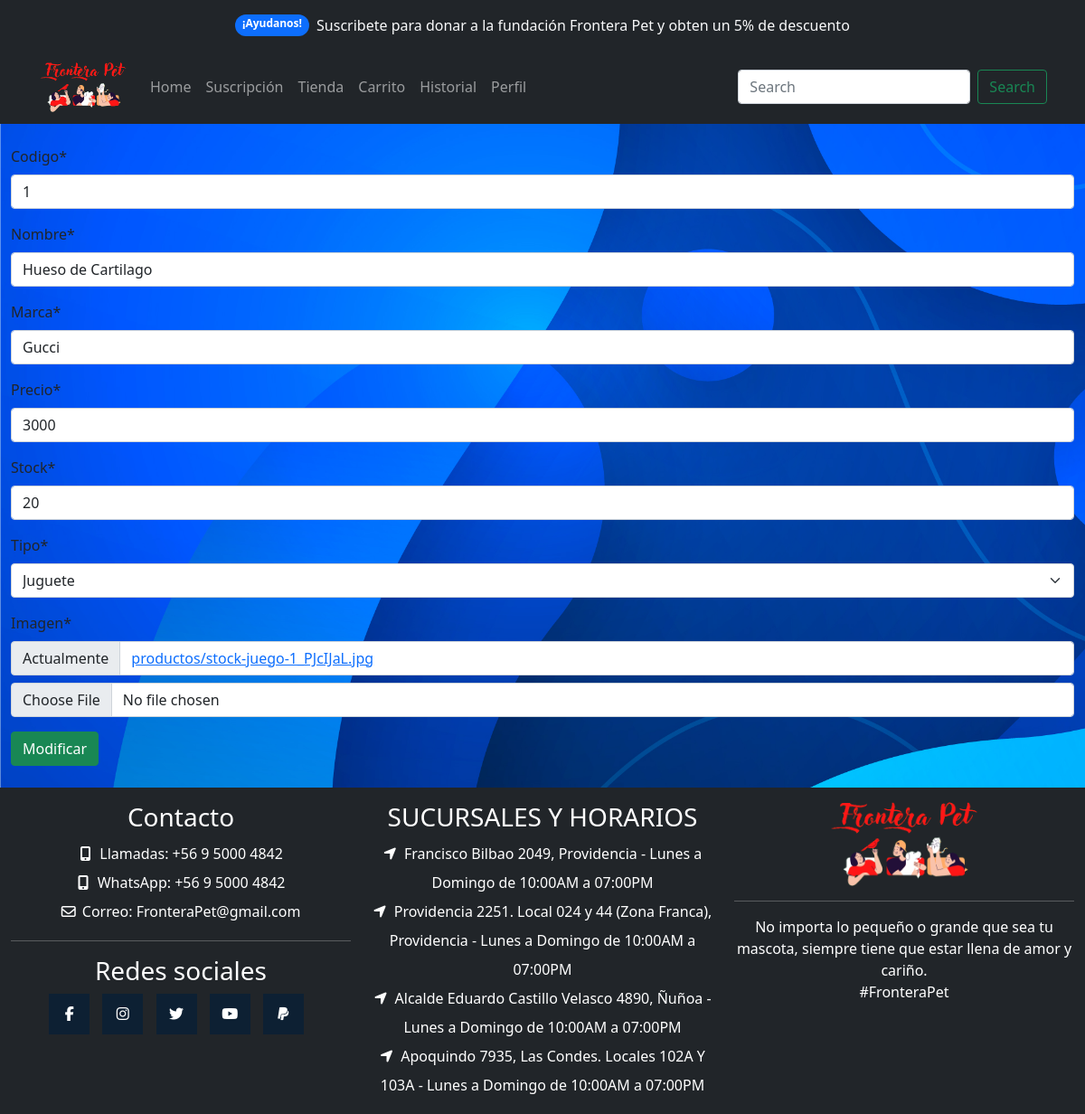
The app's page /modificarProducto/1/, older data.
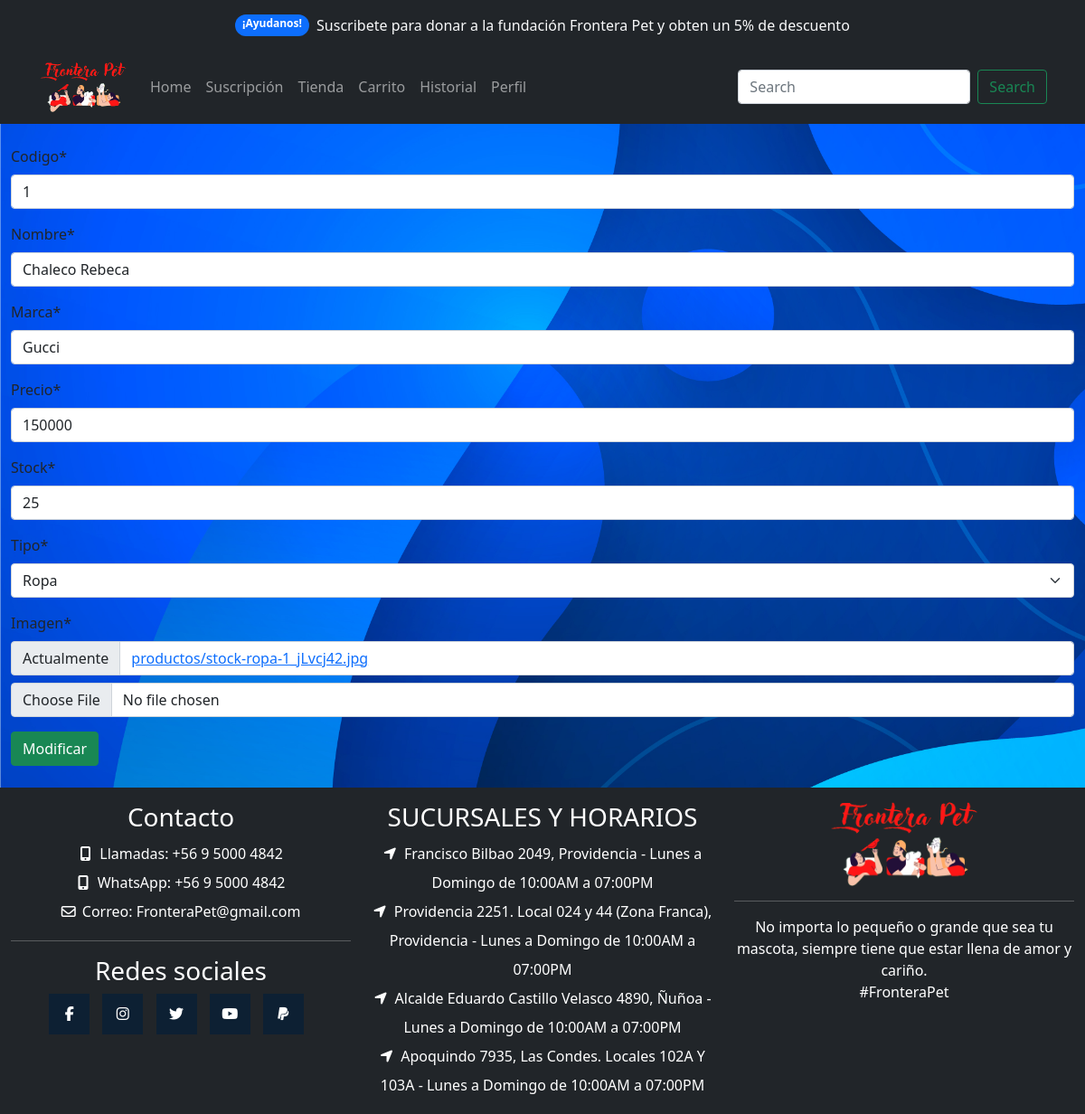
The same page, newer data.
### app/models.py (models this page shows, shortened)
class Producto(models.Model):
    codigo = models.IntegerField(null=False,primary_key=True)
    nombre = models.CharField(max_length=60)
    marca = models.CharField(max_length=60)
    precio = models.IntegerField()
    stock = models.IntegerField()
    tipo = models.ForeignKey(TipoProducto, on_delete=models.CASCADE)
    imagen = models.ImageField(upload_to="productos", null=True)
    created_at = models.DateField(auto_now_add=True)
    update_at = models.DateField(auto_now=True)
    class Meta:
        db_table = 'db_Producto'

class TipoProducto(models.Model):
    tipo = models.CharField(max_length=60)
    def __str__(self):
        return self.tipo
    class Meta:
        db_table = 'db_tipo_Producto'

### app/views.py (the view)
# urls.py: path('modificarProducto/<codigo>/', modificarProducto, name='modificarProducto'),
def modificarProducto(request, codigo):
    producto = Producto.objects.get(codigo=codigo)
    datos = {
        'form' : ProductoForm(instance=producto)
    }
    if request.method == 'POST':
        formulario = ProductoForm(request.POST, files=request.FILES, instance=producto)
        if formulario.is_valid():
            formulario.save()
            datos['mensaje'] = "Producto modificado correctamente!"
            datos['form'] = formulario
    return render(request, 'app/productos/modificarProducto.html', datos)

### app/forms.py
class ProductoForm (ModelForm):
    nombre = forms.CharField(min_length=10,max_length=20)
    precio = forms.IntegerField(min_value=400)
    class Meta:
        model = Producto
        fields = ['codigo','nombre','marca','precio','stock', 'tipo','imagen']

### app/templates/app/productos/modificarProducto.html (shortened to what this page needs)
{% extends 'app/base.html' %}
{% load static %}
{% load crispy_forms_tags %}
{% block contenido %}
<section class="py-4  osahan-main-body">
    <div class="container-fluid">
        <div class="row">
            <div class="col-lg-12">
                <form action="" method="POST" enctype="multipart/form-data">
                    <table>
                        {{ form | crispy }}
                    </table>
                    <input type="submit" value="Modificar" class="btn btn-success">
                </form>
            </div>
        </div>
    </div>
</section>
{% endblock %}

Row changes from the older to the newer data that the page shows:
changed Producto "Gucci": nombre "Hueso de Cartilago" → "Chaleco Rebeca"; precio "3000" → "150000"; stock "20" → "25"
computed for TipoProducto: tipo "Juguete" → "Ropa"
Text that changed along with them:
text no longer shown: "Codigo * Nombre * Marca * Precio * Stock * Tipo * Imagen * Actualmente productos/stock-juego-1_PJcIJaL.jpg"
text now shown: "Codigo * Nombre * Marca * Precio * Stock * Tipo * Imagen * Actualmente productos/stock-ropa-1_jLvcj42.jpg"
